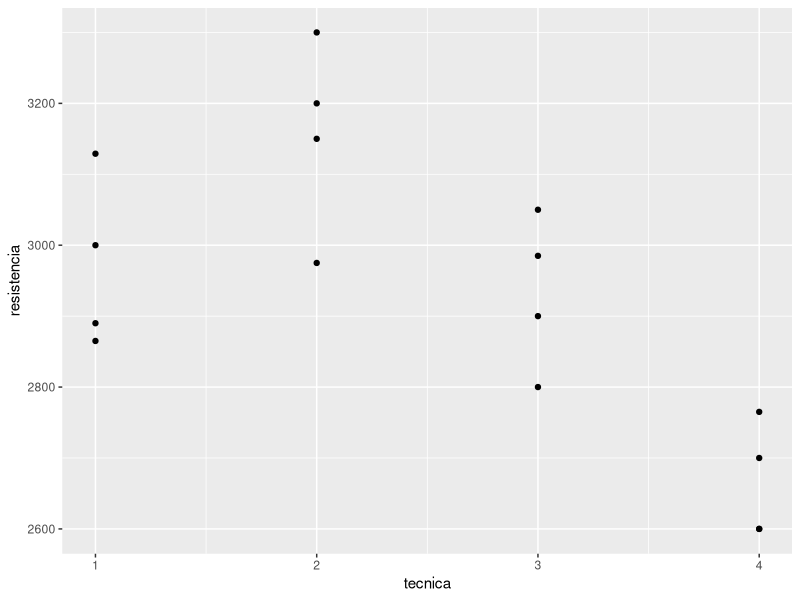
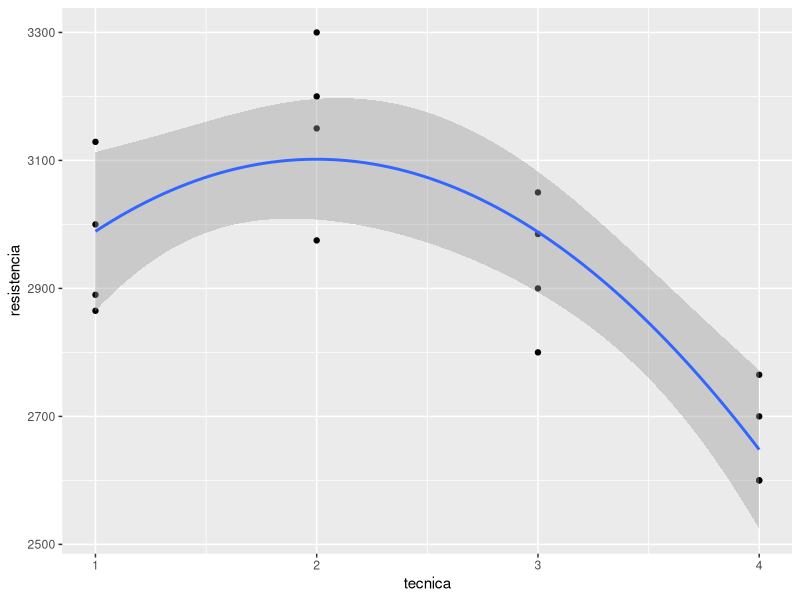
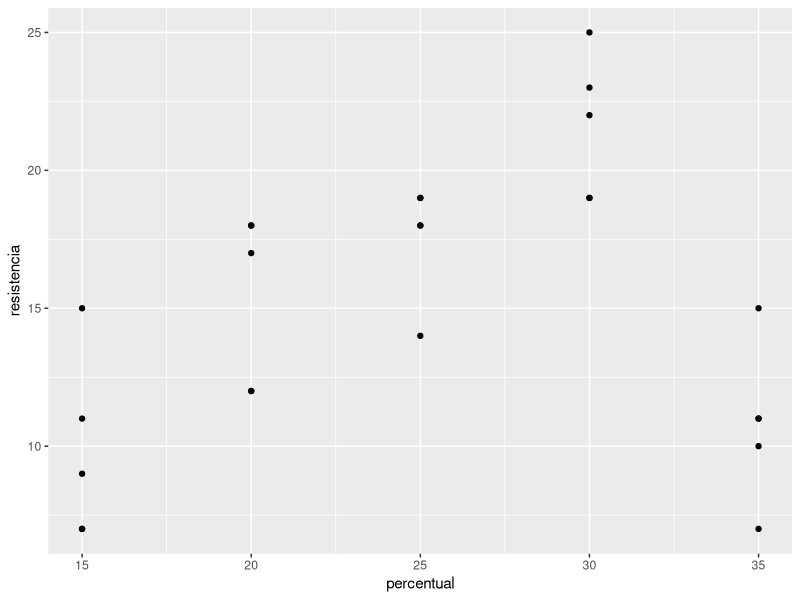
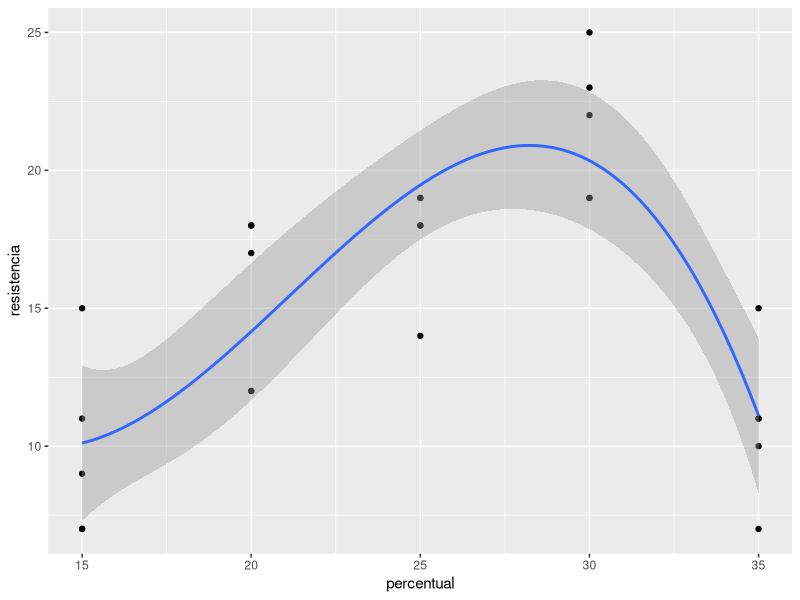
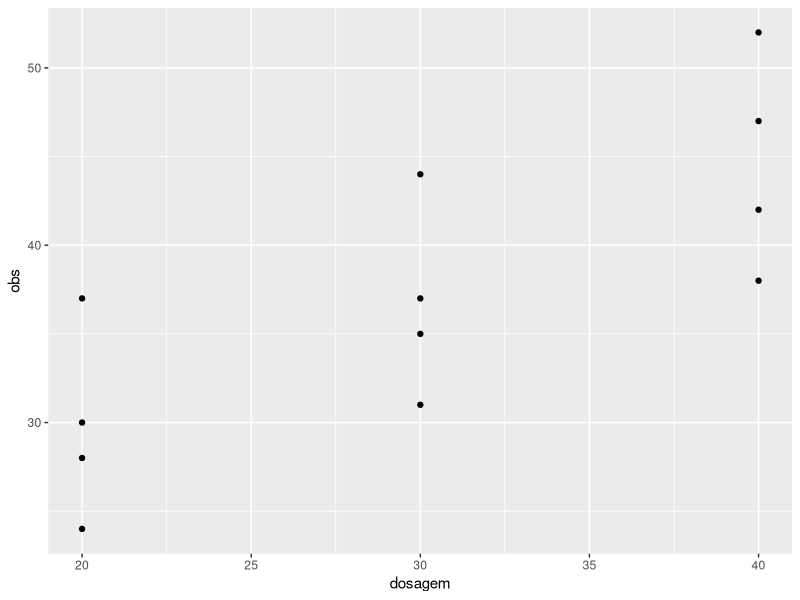
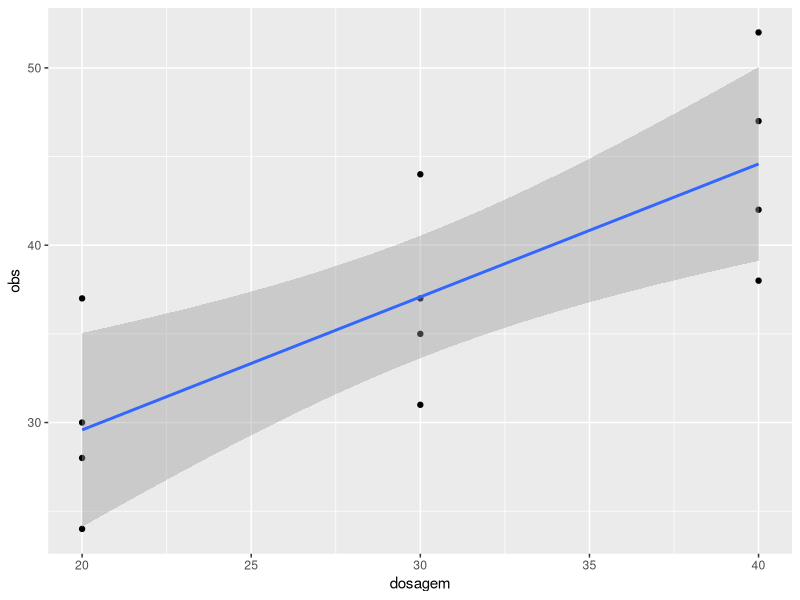

These charts were generated, in order, by the following R code:
## ---- chunk 1
knitr::opts_chunk$set(echo = TRUE)
rm(list = ls())
library(ggplot2)
## ---- chunk 2
# dataset
cimento <- data.frame(tecnica = c(rep(1,4), rep(2,4), rep(3,4), rep(4,4)), resistencia = c(3129,3000,2865,2890,3200,3300,2975,3150,2800,2900,2985,3050,2600,2700,2600,2765))
cimento$tecnica_fator = factor(cimento$tecnica)

# dispersão dos dados
ggplot(data = cimento, mapping = aes(x = tecnica, y = resistencia)) + 
  geom_point()

# contrastes polinomiais
contrasts(cimento$tecnica_fator) = contr.poly(4)

# modelagem polinômios ortogonais
mod_anova <- aov(resistencia ~ tecnica_fator, data = cimento)
summary(mod_anova, split = list("tecnica_fator" = list("L"=1,"Q"=2,"C"=3)))

# ajuste do modelo
ggplot(data = cimento, mapping = aes(x = tecnica, y = resistencia)) + 
  geom_point() + 
  geom_smooth(method = "lm", formula = y~I(x)+I(x^2))
## ---- chunk 3
# dataset
algodao <- data.frame(percentual = c(rep(15,5),rep(20,5),rep(25,5),rep(30,5),rep(35,5)), resistencia = c(7,7,15,11,9,12,17,12,18,18,14,19,19,18,18,19,25,22,19,23,7,10,11,15,11))
algodao$percentual_fator = factor(algodao$percentual)
# dispersão dos dados
ggplot(data = algodao, mapping = aes(x = percentual, y = resistencia)) +
  geom_point()

# contrastes
contrasts(algodao$percentual_fator) = contr.poly(5)

# modelo polinomial
mod_anova = aov(resistencia ~ percentual_fator, data = algodao)
summary(mod_anova, split = list("percentual_fator" = list("L"=1,"Q"=2,"C"=3,"^4"=4)))

# ajuste do modelo
ggplot(data = algodao, mapping = aes(x = percentual, y = resistencia)) +
  geom_point() +
  geom_smooth(method = "lm", formula = y~poly(x,3))

## ---- chunk 4
# dataset
droga <- data.frame(dosagem = c(rep(20,4),rep(30,4),rep(40,4)),
                    obs = c(24,28,37,30,37,44,31,35,42,47,52,38))
droga$dosagem_fator = factor(droga$dosagem)

# dispersão dos dados
ggplot(data = droga, mapping = aes(x = dosagem, y = obs)) +
  geom_point()

# modelo reduzido
mod_reduced = lm(obs ~ dosagem, data = droga)
# modelo completo
mod_full = aov(obs ~ dosagem_fator, data = droga)

# teste de ajuste do modelo
anova(mod_reduced, mod_full) # DEVERIA TER REJEITADO H0, CERTO???

# contrastes
contrasts(droga$dosagem_fator) = contr.poly(3)

# modelo
mod_anova <- aov(obs ~ dosagem_fator, data = droga)
summary(mod_anova, split = list("dosagem_fator"=list("L"=1,"Q"=2)))

# ajuste do modelo
ggplot(data = droga, mapping = aes(x = dosagem, y = obs)) +
  geom_point() +
  geom_smooth(method = "lm", formula = y~x)
